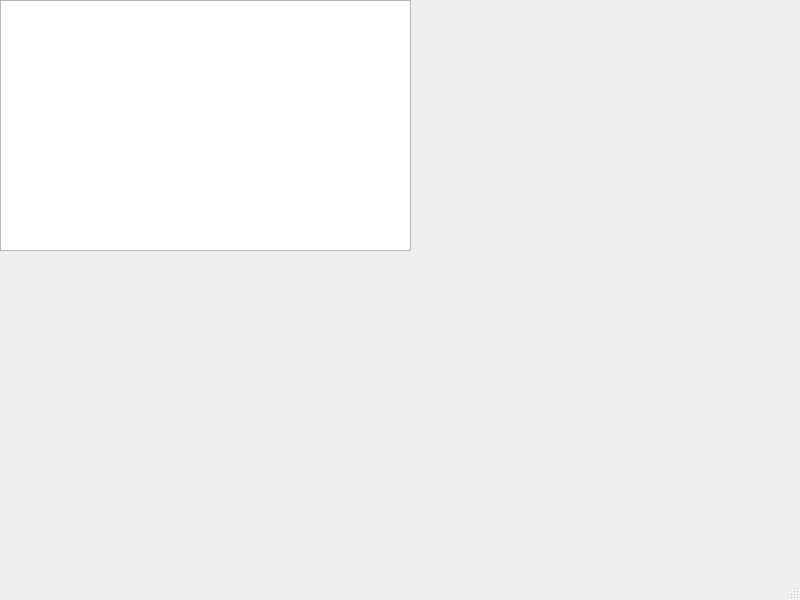
<?xml version="1.0" encoding="UTF-8"?>
<ui version="4.0">
 <class>MainWindow</class>
 <widget class="QMainWindow" name="MainWindow">
  <property name="geometry">
   <rect>
    <x>0</x>
    <y>0</y>
    <width>800</width>
    <height>600</height>
   </rect>
  </property>
  <property name="windowTitle">
   <string>MainWindow</string>
  </property>
  <widget class="QWidget" name="centralwidget">
   <widget class="QGraphicsView" name="graphicsView">
    <property name="geometry">
     <rect>
      <x>0</x>
      <y>0</y>
      <width>411</width>
      <height>251</height>
     </rect>
    </property>
   </widget>
  </widget>
  <widget class="QMenuBar" name="menubar">
   <property name="geometry">
    <rect>
     <x>0</x>
     <y>0</y>
     <width>800</width>
     <height>22</height>
    </rect>
   </property>
  </widget>
  <widget class="QStatusBar" name="statusbar"/>
 </widget>
 <resources/>
 <connections/>
</ui>
